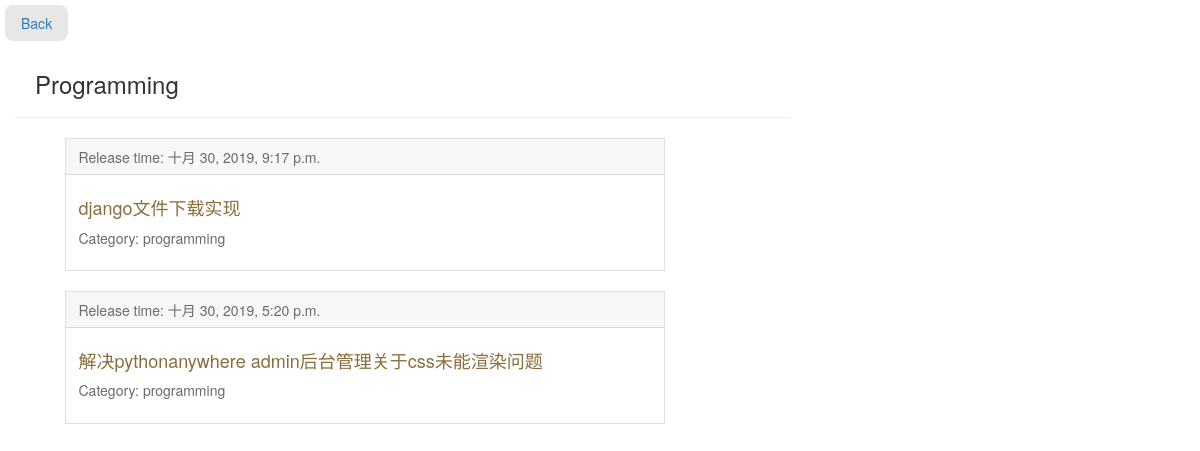
The page /blog/programming/ on the database its author committed.
### blog/models.py (models this page shows, shortened)
class Article(models.Model):
    title = models.CharField(max_length=200)
    category = models.CharField(max_length=100, default='programming')
    body = MDTextField()
    pub_date = models.DateTimeField('date published', default=timezone.now)
    def was_published_recently(self):
        now = timezone.now()
        return now - datetime.timedelta(days=1) <= self.pub_date <= now
    was_published_recently.admin_order_field = 'pub_date'
    was_published_recently.boolean = True
    was_published_recently.short_description = 'Published recently?'

### blog/views.py (the view)
# urls.py: path('programming/', views.programming, name='programming'),
def programming(request):
    context = Article.objects.filter(category='programming').order_by('-pub_date')[:5]
    return render(request, 'blog/programming.html', {'context': context})

### blog/templates/blog/programming.html (shortened to what this page needs)
<!DOCTYPE html>
<html lang="en">
<head>
    <link rel="stylesheet" href="/static/css/blog.css">
    <link rel="stylesheet" href="https://cdn.bootcss.com/bootstrap/3.3.7/css/bootstrap.min.css">
</head>
<body>
<button><a href="{% url 'blog:index' %}">Back</a></button>
<br>
<article id="list" class="site-content">
    <h3>Programming</h3>
    <hr style="color: #fff;">
    {% for context in context %}
    <ol>
        <li>
            <div class="card bg-secondary mb-3">
                <div class="card-header">Release time: {{ context.pub_date }}</div>
                <div class="card-body">
                    <h4 class="card-title">
                        <a class="text-warning" href="{% url 'blog:blog_list' context.id %}">{{ context.title }}</a>
                    </h4>
                    <p class="card-text">Category: {{ context.category }}</p>
                </div>
            </div>
            <br>
        </li>
    </ol>
    {% endfor %}
</article>
</body>
</html>

### blog/static/css/blog.css (style rules this page uses)
a { text-decoration: none; color: black; }
button { background-color: #e7e7e7; color: black; border: none; color: white; padding: 8px 16px; text-align: center; text-decoration: none; display: inline-block; font-size: 16px; border-radius: 8px; }
li { color: #6A6A6A; float: left; padding: 0px; margin: 0 0 0 10px; list-style: none; }
.site-content { float: left; width: 66%; margin: 0; padding: 10px 0 0 10px; border: 0; font-size: 100%; vertical-align: baseline; min-width: 600px; }
h3 { padding: 0 0 0 20px; column-span: all; }
body { color: #444; line-height: 1; padding: 5px; margin: 0; }
hr { padding: 0; margin: 0; }
.card { position: relative; display: -webkit-box; display: -ms-flexbox; display: flex; -webkit-box-orient: vertical; -webkit-box-direction: normal; -ms-flex-direction: column; flex-direction: column; min-width: 600px; word-wrap: break-word; background-color: #fff; background-clip: border-box; border: 1px solid rgba(0,0,0,0.125); border-radius: 0; }
.card-header { padding: 0.75rem 1.25rem; margin-bottom: 0; background-color: rgba(0,0,0,0.03); border-bottom: 1px solid rgba(0,0,0,0.125); }
.card-body { -webkit-box-flex: 1; -ms-flex: 1 1 auto; flex: 1 1 auto; padding: 1.25rem; }
.card-title { color: inherit; }

### rows shown on the page
Article: pub_date "十月 30, 2019, 9:17 p.m.", title "django文件下载实现", category "programming"
Article: pub_date "十月 30, 2019, 5:20 p.m.", title "解决pythonanywhere admin后台管理关于css未能渲染问题", category "programming"
